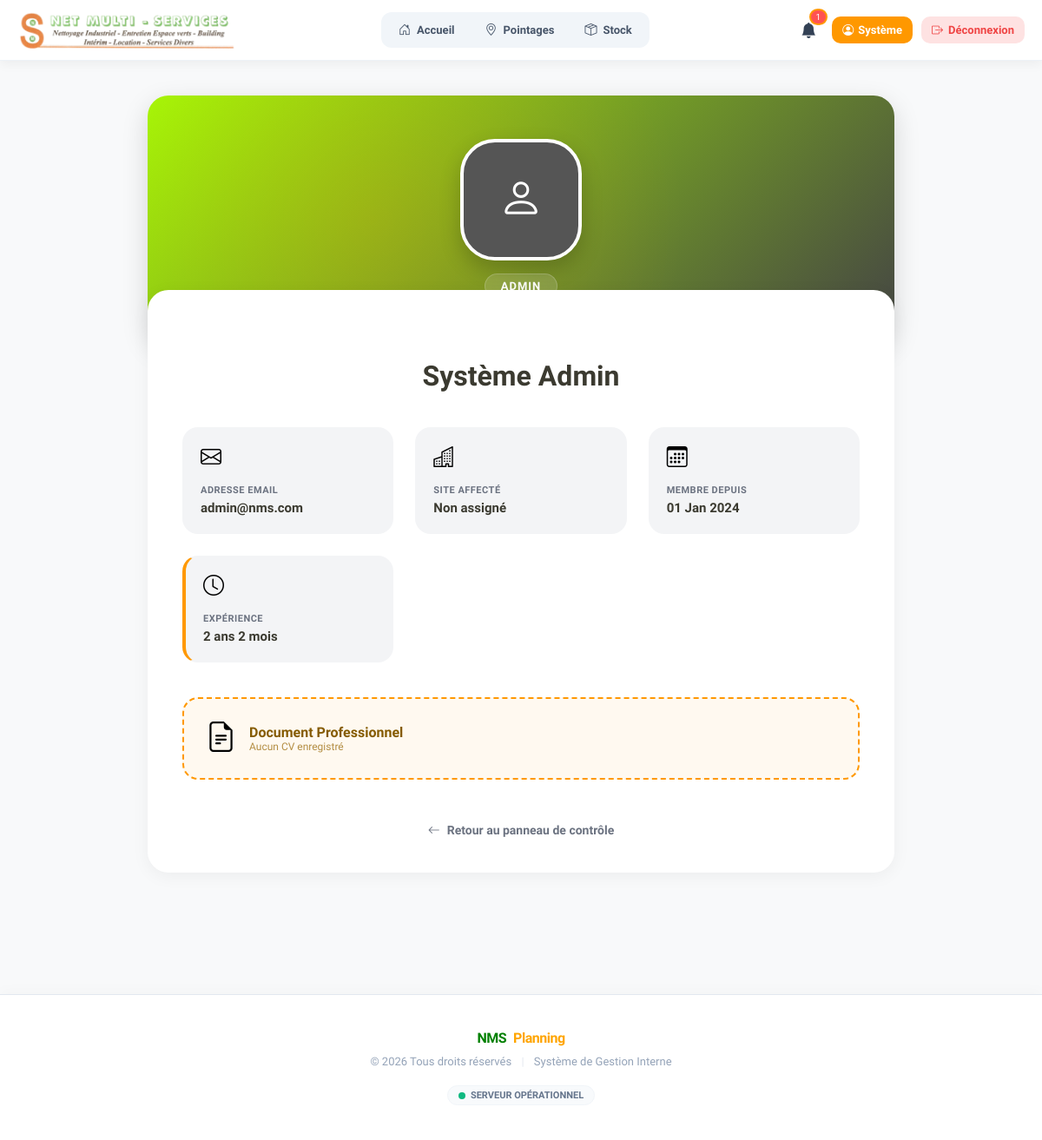
The app's page /admin/view_profile.php (signed in) with its own data.
### tables this page shows
CREATE TABLE `users` (
  `id_user` int NOT NULL AUTO_INCREMENT,
  `nom` varchar(100) DEFAULT NULL,
  `prenom` varchar(100) DEFAULT NULL,
  `email` varchar(150) DEFAULT NULL,
  `password` varchar(255) DEFAULT NULL,
  `role` enum('ADMIN','SUPERVISEUR','AGENT') NOT NULL,
  `id_site` int DEFAULT NULL,
  `date_embauche` date DEFAULT NULL,
  `photo` varchar(255) DEFAULT NULL,
  `cv` varchar(255) DEFAULT NULL,
  `created_at` timestamp NULL DEFAULT CURRENT_TIMESTAMP,
  `contact` int DEFAULT NULL,
  `username` varchar(25) NOT NULL,
  `actif` tinyint(1) DEFAULT '1',
  PRIMARY KEY (`id_user`),
  UNIQUE KEY `email` (`email`)
);

### admin/view_profile.php (the view, shortened to what this page needs)
<?php
require_once __DIR__ . '/../config/database.php';
$id_user = (int)($_GET['id'] ?? $_SESSION['id_user']);
$stmt = $pdo->prepare('SELECT * FROM users WHERE id_user = ?');
$stmt->execute([$id_user]);
$user = $stmt->fetch(PDO::FETCH_ASSOC);
$experience = '—';
if (!empty($user['date_embauche'])) {
    try {
        $date_embauche = new DateTime($user['date_embauche']);
        $today = new DateTime();
        $interval = $today->diff($date_embauche);
        $annees = $interval->y;
        $mois = $interval->m;
        $experience = $annees . ' ans ' . $mois . ' mois';
    } catch (Exception $e) {
        $experience = '—';
    }
}
$site_name = 'Non assigné';
?>
<?php include_once __DIR__ . '/../includes/header.php'; ?>
<div class="profile-wrapper">
    <div class="profile-hero">
        <div class="photo-container">
            <?php if ($user['photo']): ?>
                <img src="/<?= htmlspecialchars($user['photo']) ?>" class="profile-photo" alt="Photo">
            <?php else: ?>
                <div class="profile-photo" style="display:flex;align-items:center;justify-content:center;font-size:50px;background:#555;"><i class="bi bi-person"></i></div>
            <?php endif; ?>
        </div>
        <br>
        <div class="role-tag"><?= htmlspecialchars($user['role']) ?></div>
    </div>
    <div class="profile-body">
        <h1 class="profile-main-name"><?= htmlspecialchars($user['prenom'] . ' ' . $user['nom']) ?></h1>
        <div class="info-grid">
            <div class="info-tile">
                <span class="tile-icon"><i class="bi bi-envelope"></i></span>
                <span class="tile-label">Adresse Email</span>
                <span class="tile-value"><?= htmlspecialchars($user['email']) ?></span>
            </div>
            <div class="info-tile">
                <span class="tile-icon"><i class="bi bi-buildings"></i></span>
                <span class="tile-label"><?= $user['role'] === 'SUPERVISEUR' ? 'Sites supervisés' : 'Site Affecté' ?></span>
                <span class="tile-value"><?= $site_name ?></span>
            </div>
            <div class="info-tile">
                <span class="tile-icon"><i class="bi bi-calendar3"></i></span>
                <span class="tile-label">Membre depuis</span>
                <span class="tile-value"><?= $user['date_embauche'] ? date('d M Y', strtotime($user['date_embauche'])) : '—' ?></span>
            </div>
            <div class="info-tile" style="border-left: 4px solid var(--profile-primary);">
                <span class="tile-icon"><i class="bi bi-clock"></i></span>
                <span class="tile-label">Expérience</span>
                <span class="tile-value"><?= $experience ?></span>
            </div>
        </div>
        <div class="cv-card">
            <div class="cv-info">
                <div class="cv-icon"><i class="bi bi-file-earmark-text"></i></div>
                <div>
                    <h4 style="margin:0; color: #855b00;">Document Professionnel</h4>
                    <p style="margin:0; font-size:12px; color: #b38d42;">
                        <?= $user['cv'] ? 'Curriculum Vitae disponible' : 'Aucun CV enregistré' ?>
                    </p>
                </div>
            </div>
        </div>
        <div style="text-align: center;">
            <a href="javascript:history.back()" class="btn-return">
                <span><i class="bi bi-arrow-left"></i></span> Retour au panneau de contrôle
            </a>
        </div>
    </div>
</div>
<?php include_once __DIR__ . '/../includes/footer.php'; ?>

### assets/css/layout/header.css (style rules this page uses)
:root { --primary: #FF9800; --primary-dark: #E68900; --danger: #FF5252; --success: #4CAF50; --info: #2196F3; --text-main: #1A1C1E; --shadow: 0 4px 12px rgba(0,0,0,0.05); }
* { margin: 0; padding: 0; box-sizing: border-box; }
body { font-family: 'Plus Jakarta Sans', sans-serif; background-color: #F8F9FA; }

### assets/css/pages/admin/view_profile.css (style rules this page uses)
:root { --profile-primary: #FF9800; --profile-secondary: #f3f4f6; --profile-text: #3b3a30; }
.profile-wrapper { max-width: 900px; margin: 40px auto; padding: 0 20px; font-family: 'Plus Jakarta Sans', sans-serif; }
.profile-hero { background: linear-gradient(135deg, #a4f906 0%, #444 100%); border-radius: 24px; padding: 50px 30px; text-align: center; color: white; position: relative; overflow: hidden; margin-bottom: -60px; box-shadow: 0 10px 30px rgba(0,0,0,0.15); }
.profile-hero::before { content: ''; position: absolute; top: -50%; left: -20%; width: 100%; height: 200%; background: radial-gradient(circle, rgba(255,152,0,0.2) 0%, transparent 70%); }
.photo-container { position: relative; display: inline-block; z-index: 2; }
.profile-photo { width: 140px; height: 140px; border-radius: 40px; border: 4px solid white; object-fit: cover; background: #eee; box-shadow: 0 10px 25px rgba(0,0,0,0.2); }
.role-tag { display: inline-block; margin-top: 15px; background: rgba(255, 255, 255, 0.15); backdrop-filter: blur(10px); padding: 6px 18px; border-radius: 50px; font-size: 13px; font-weight: 700; letter-spacing: 1px; text-transform: uppercase; border: 1px solid rgba(255,255,255,0.2); }
.profile-body { background: white; border-radius: 24px; padding: 80px 40px 40px; box-shadow: 0 4px 20px rgba(0,0,0,0.05); z-index: 1; position: relative; }
.profile-main-name { text-align: center; font-size: 32px; font-weight: 800; color: var(--profile-text); margin-bottom: 40px; }
.info-grid { display: grid; grid-template-columns: repeat(auto-fit, minmax(200px, 1fr)); gap: 25px; margin-bottom: 40px; }
.info-tile { background: var(--profile-secondary); padding: 20px; border-radius: 18px; transition: 0.3s; border: 1px solid transparent; }
.tile-icon { font-size: 24px; margin-bottom: 12px; display: block; }
.tile-label { font-size: 11px; text-transform: uppercase; color: #6b7280; font-weight: 700; letter-spacing: 0.5px; }
.tile-value { font-size: 15px; color: var(--profile-text); font-weight: 600; margin-top: 4px; display: block; }
.cv-card { background: #FFF9F0; border: 2px dashed #FF9800; border-radius: 18px; padding: 25px; display: flex; align-items: center; justify-content: space-between; margin-bottom: 30px; }
.cv-info { display: flex; align-items: center; gap: 15px; }
.cv-icon { font-size: 35px; }
.btn-return { display: inline-flex; align-items: center; gap: 8px; color: #6b7280; text-decoration: none; font-weight: 600; font-size: 14px; margin-top: 20px; transition: 0.3s; }

### records on screen
users: role "ADMIN", prenom+nom "Système Admin", email "admin@nms.com", date_embauche "01 Jan 2024", date_embauche "2 ans 2 mois"

### other values on screen
$notifications_count "1"
$prenom "Système"
$site_name "Non assigné"
